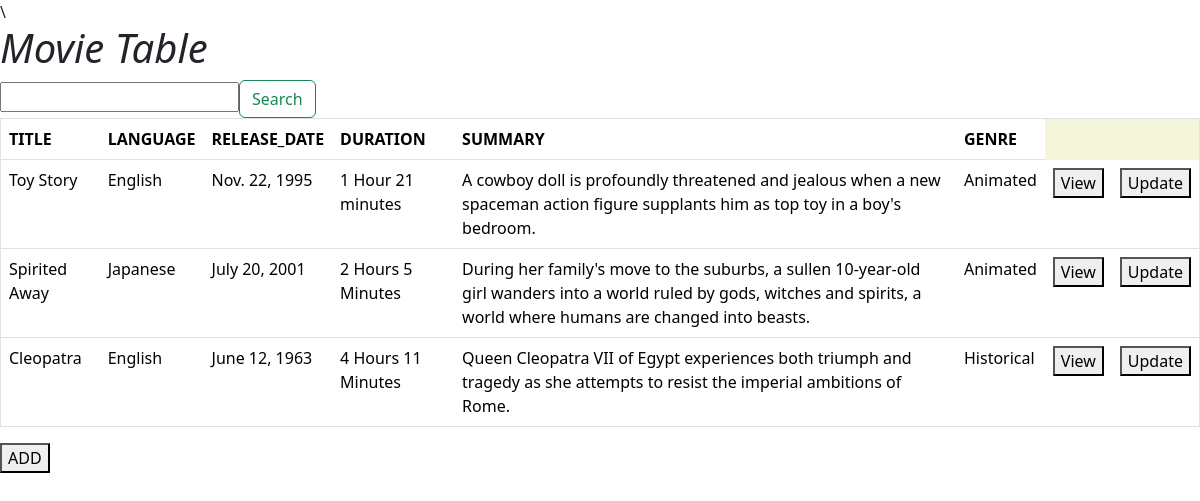
The app's page /movie_list/ with its own data.
### movie/models.py (models this page shows, shortened)
class Movie(models.Model):
    title = models.CharField(max_length = 200)
    language = models.CharField(max_length = 20)
    release_date = models.DateField()
    duration = models.CharField(max_length = 20)
    summary = models.CharField(max_length = 600)
    genre = models.ForeignKey(Genre,on_delete = models.DO_NOTHING)

class Genre(models.Model):
    name = models.CharField(max_length = 200,unique = True)
    description = models.CharField(max_length = 500)
    def __str__(self):
        return self.name

### movie/views.py (the view, shortened to what this page needs)
# urls.py: path('movie_list/', Movie_list_View.as_view(),name="m_list"),
class Movie_list_View(View):
    def get(self,request,*args,**kwargs):
        qs = Movie.objects.all()
        return render(request,"movie_list.html",{"qs":qs})

### movie/templates/movie_list.html (shortened to what this page needs)
<!DOCTYPE html>
<html lang="en">
<head>
    <link href="https://cdn.jsdelivr.net/npm/bootstrap@5.3.2/dist/css/bootstrap.min.css" rel="stylesheet"
>
</head>
<body>
    <table border="1px solid" style="background-color: beige;" class="table">
        <h1><em>Movie Table</em></h1>
        <form action="" method="post">
            <input type="text" name="text">
            <button class="btn btn-outline-success" type="submit" placeholder="Search by title of movie">Search</button>
        </form>
        <tr>
            <th>TITLE</th>
            <th>LANGUAGE</th>
            <th>RELEASE_DATE</th>
            <th>DURATION</th>
            <th>SUMMARY</th>
            <th>GENRE</th>
        </tr>
        {% for i in qs %}
        <tr>
            <td>{{i.title}}</td>
            <td>{{i.language}}</td>
            <td>{{i.release_date}}</td>
            <td>{{i.duration}}</td>
            <td>{{i.summary}}</td>
            <td>{{i.genre}}</td>
            <td><a href="{% url 'm_details' i.id %}"><button>View</button></a></td>
            <td><a href="{% url 'm_update' i.id %}"><button>Update</button></a></td>
        </tr>
        {% endfor %}
    </table>
    <a href="{% url 'm_add' %}"><button>ADD</button></a>
</body>
</html>

### records on screen
Movie: title "Toy Story", language "English", release_date "Nov. 22, 1995", duration "1 Hour 21 minutes", summary "A cowboy doll is profoundly threatened and jealous when a new spaceman action figure supplants him as top toy in a boy's bedroom.", genre "Animated"
Movie: title "Spirited Away", language "Japanese", release_date "July 20, 2001", duration "2 Hours 5 Minutes", summary "During her family's move to the suburbs, a sullen 10-year-old girl wanders into a world ruled by gods, witches and spirits, a world where humans are changed into beasts.", genre "Animated"
Movie: title "Cleopatra", language "English", release_date "June 12, 1963", duration "4 Hours 11 Minutes", summary "Queen Cleopatra VII of Egypt experiences both triumph and tragedy as she attempts to resist the imperial ambitions of Rome.", genre "Historical"
